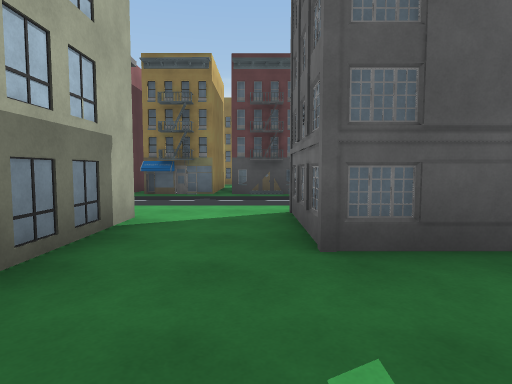
View 1 (above)

24 first-person views from a walk through a 3-D level made in the Unity game engine. The camera is 1.3 m above the floor, tilts 4° down and sees 75° across. The floor is counted in squares, 2 m on a side. Each view is taken from the middle of a square. On the plan, view 1 faces up. The plan holds only what a view shows up to about 10 squares ahead; the rest is blank. The place goes on beyond the plan. Some surface patterns are stand-ins.

View 2
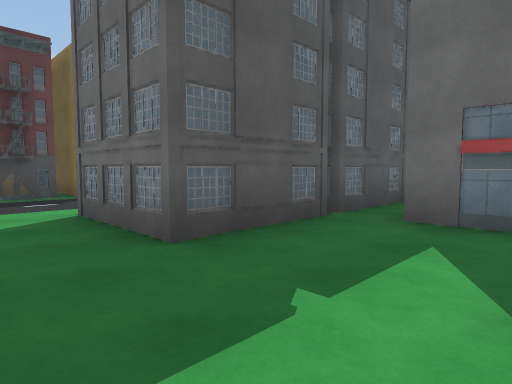

View 3
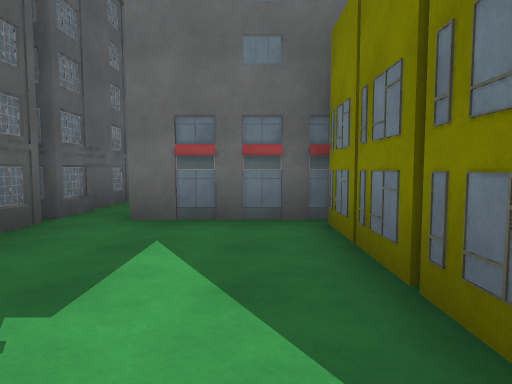

View 4
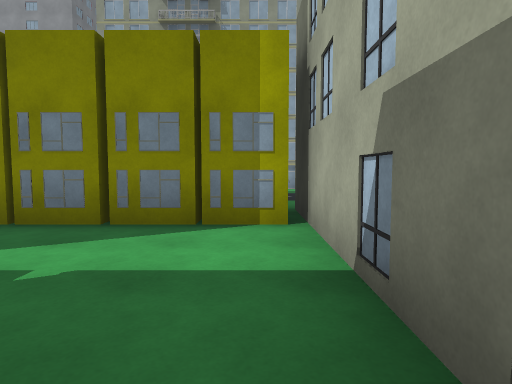

View 5
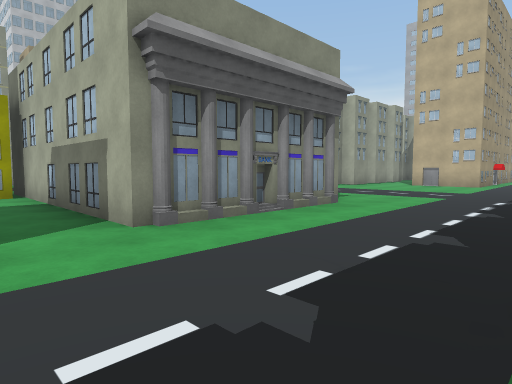

View 6
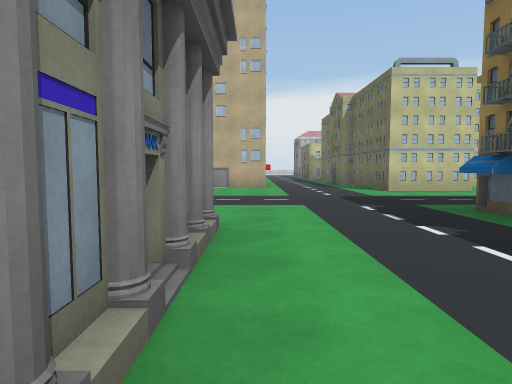

View 7
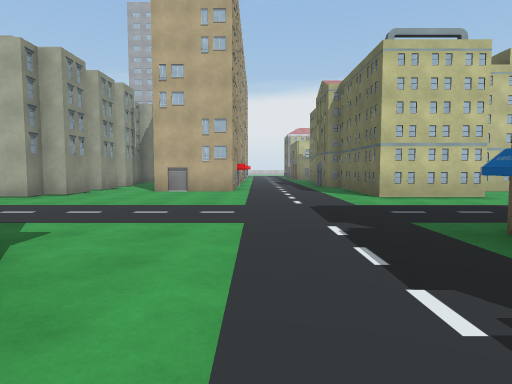

View 8
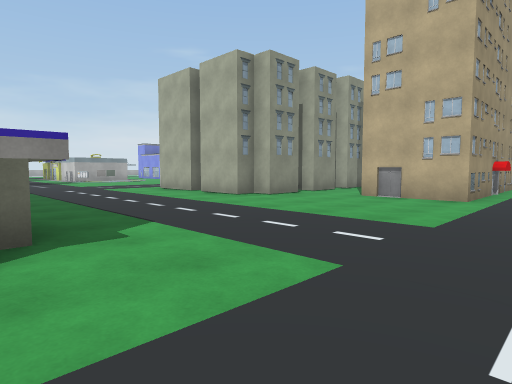

View 9
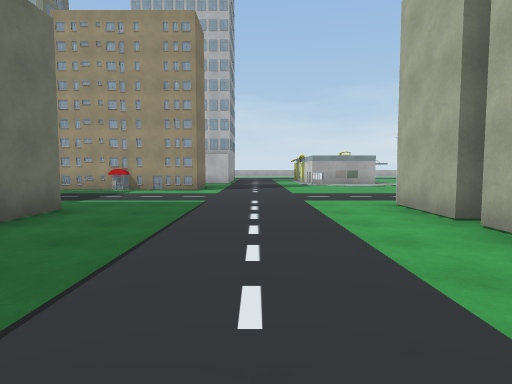

View 10
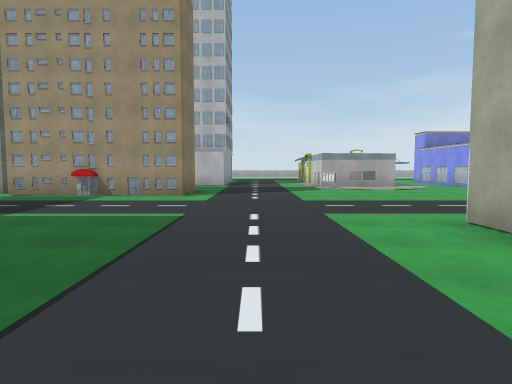

View 11
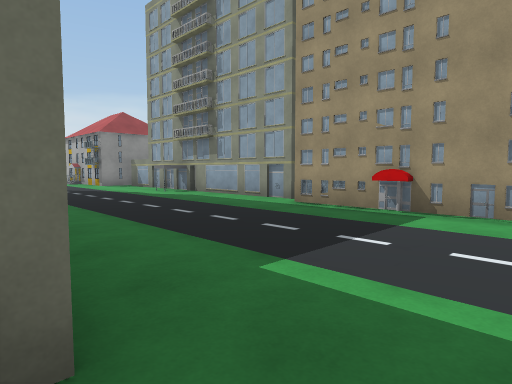

View 12
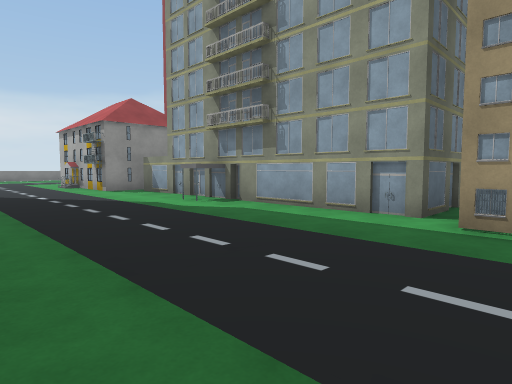

View 13
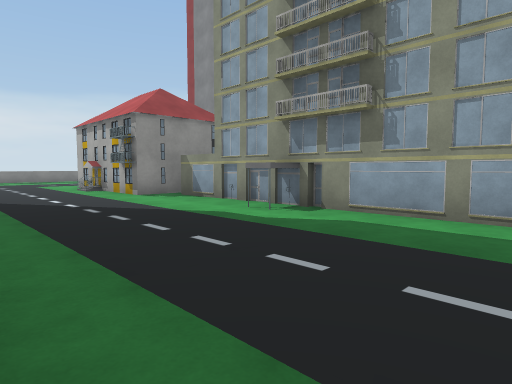

View 14
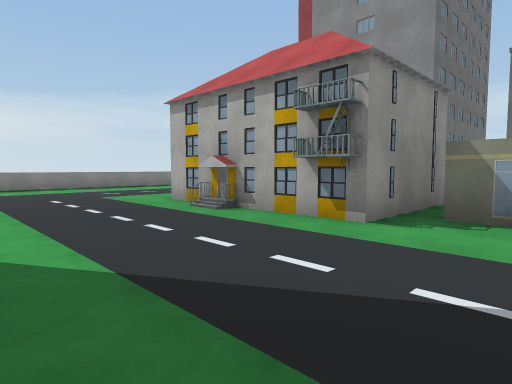

View 15
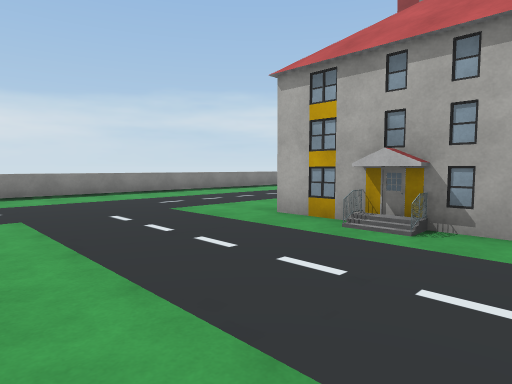

View 16
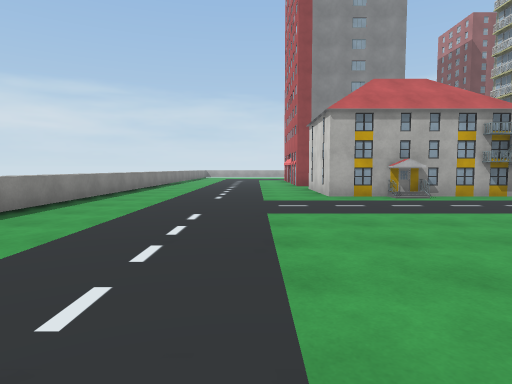

View 17
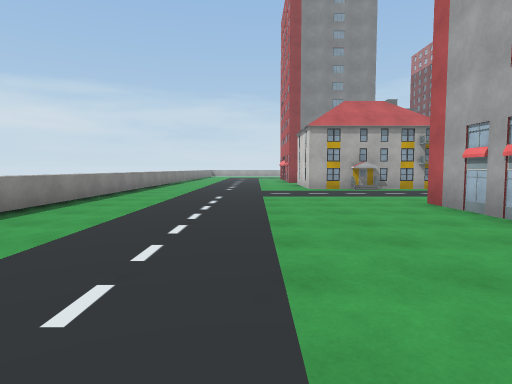

View 18
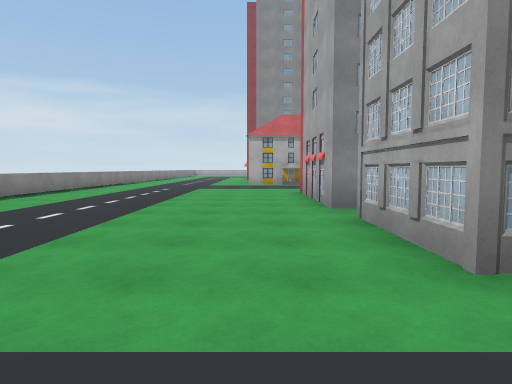

View 19
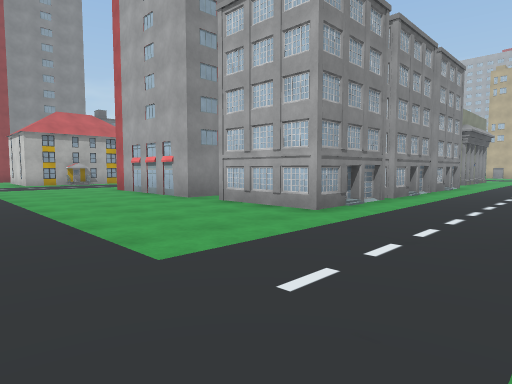

View 20
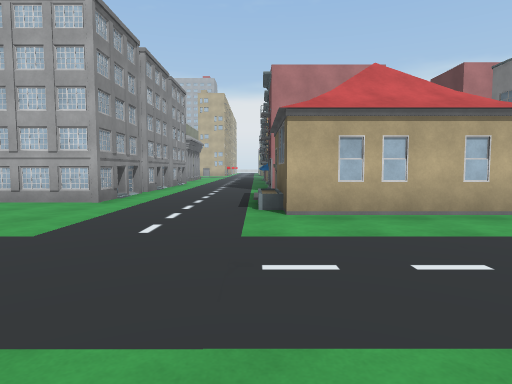

View 21
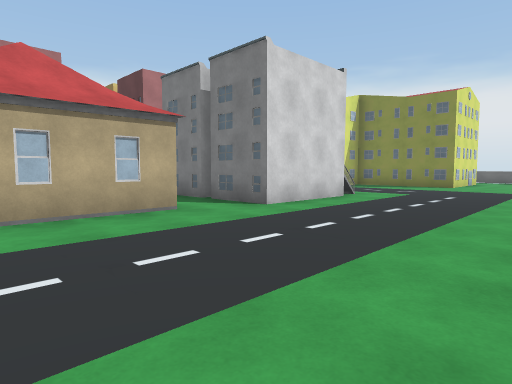

View 22
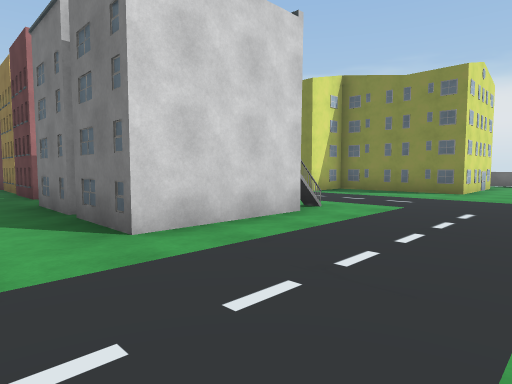

View 23
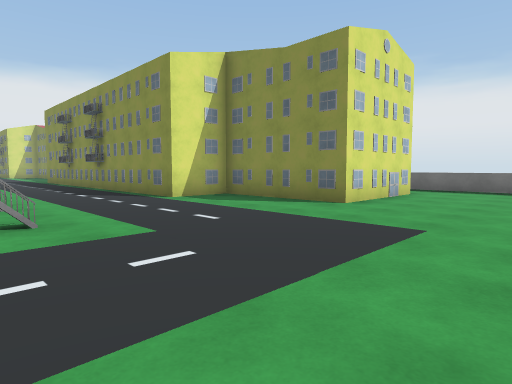

View 24
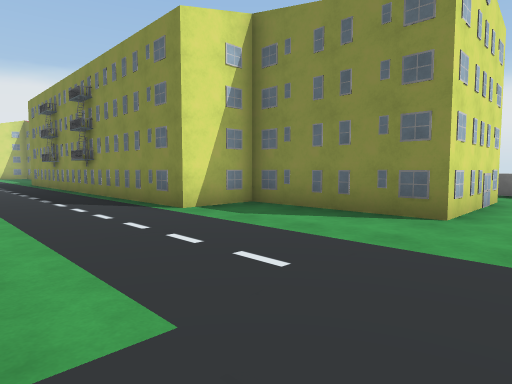

### Floor plan
Key: @ floor where view 1 was taken; # wall or solid block; . floor; / step, stairs or slope; ^ raised ledge; B building; O other object.
Columns run from 15 left of view 1 to 16 right of it. Each row starts with its distance up from view 1.
 27                           ^^^^
 26                            ...
 25                            ...
 24                           #...
 23                           #...
 22                        ####...
 21                        #......
 20                  #######.......
 19                  ..............
 18                   .............
 17                   B ...........
 16                        O O.....
 15                           ....
 14                  ###B. # #....
 13  #.                ............
 12   ..                     #.....
 11    #..                   #.....
 10    #...       #  #       #.....
  9  ###....#   .###B#  #  B #.....
  8  .......B....B...B  B...//.....
  7  .............................
  6 .............................
  5 #B..............#B#B#.B#.....
  4 ##.......#####..# # #  #.....
  3  #.......#   #..#####  #.....
  2 .........    #.......  .......
  1 ####.....    #.....    #.......
  0    #.....    #.@...     .......^
 -1    #.....#   ######     .......^
 -2    #.....#   #          .......^
 -3    #..........BBBB ............^
 -4    ............................^
 -5   .............................^
 -6   .............................^
 -7  .......##B##....B...B####.....^
 -8 ........#   #######BB##  #.....^
 -9 ........    .#       #   #.....^

Where each view was taken, in squares from view 1:
view 1: 0 up, 0 right, facing up
view 2: 0 up, 1 left, facing up-right
view 3: 0 up, 1 left, facing right
view 4: 3 up, 1 left, facing down
view 5: 8 up, 0 right, facing down-left
view 6: 5 up, 2 left, facing left
view 7: 6 up, 4 left, facing left
view 8: 7 up, 6 left, facing down-left
view 9: 3 up, 9 left, facing down
view 10: 1 up, 9 left, facing down
view 11: 2 down, 7 left, facing down-right
view 12: 3 down, 4 left, facing down-right
view 13: 3 down, 2 left, facing down-right
view 14: 3 down, 4 right, facing down-right
view 15: 3 down, 7 right, facing down-right
view 16: 1 up, 12 right, facing down
view 17: 4 up, 12 right, facing down
view 18: 7 up, 10 right, facing down
view 19: 8 up, 13 right, facing down-left
view 20: 8 up, 15 right, facing left
view 21: 9 up, 15 right, facing up-left
view 22: 12 up, 14 right, facing up-left
view 23: 16 up, 15 right, facing up-left
view 24: 17 up, 13 right, facing up-left
